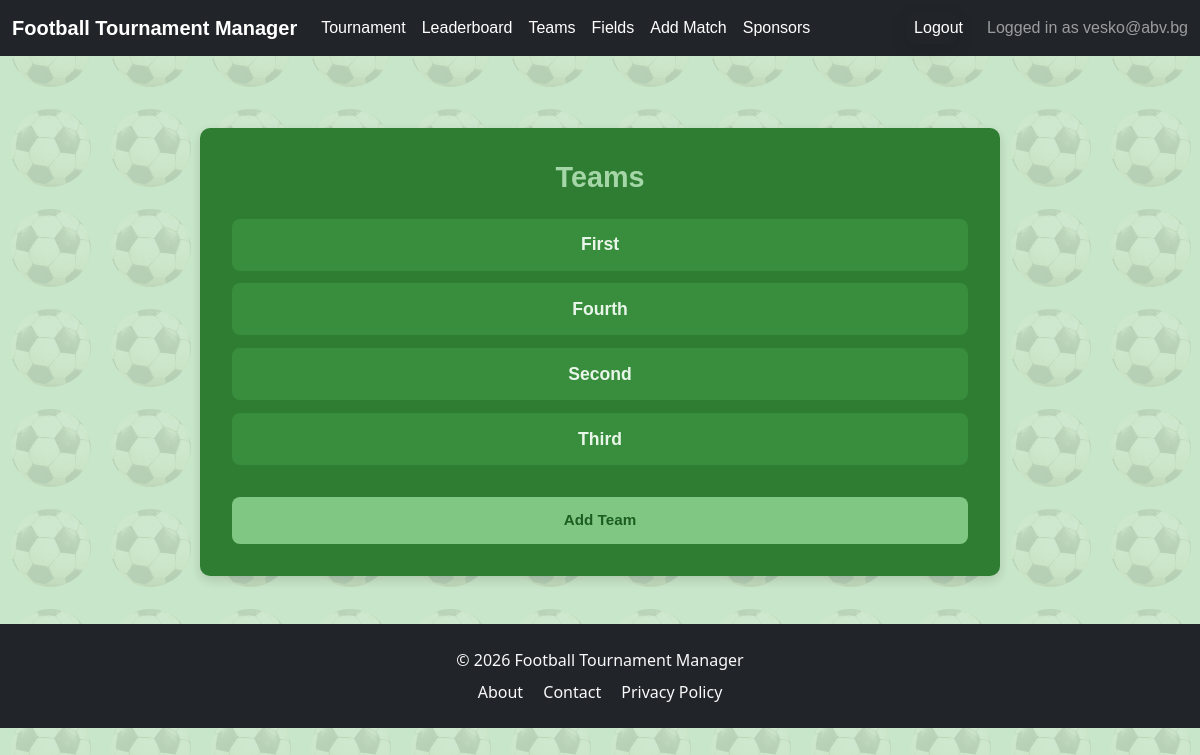
/tournament/24/teams/ (signed in), run on the app's committed database.
### accounts/models.py (models this page shows)
class AppUser(AbstractBaseUser, PermissionsMixin):
    email = models.EmailField(
        unique=True,
    )
    date_joined = models.DateTimeField(
        default=timezone.now
    )
    is_active = models.BooleanField(
        default=True
    )
    is_staff = models.BooleanField(
        default=False
    )
    USERNAME_FIELD = 'email'
    REQUIRED_FIELDS = []
    objects = AppUserManager()
    def __str__(self):
        return self.email

### tournamentapp/models.py (models this page shows, shortened)
class Team(models.Model):
    name = models.CharField(
        max_length=100,
        verbose_name="Team Name",
        )
    tournament = models.ForeignKey(
        Tournament,
        on_delete=models.CASCADE,
        related_name='teams'
    )
    logo = models.ImageField(
        upload_to='team_logos/',
        blank=True,
        null=True,
        verbose_name="Team Logo",
        )
    tournament_points = models.PositiveIntegerField(
        default=0,
        verbose_name="Tournament Points",
        )
    match_points = models.PositiveIntegerField(
        default=0,
        verbose_name="Match Points",
        )
    class Meta:
        unique_together = ('name', 'tournament')

### tournamentapp/views.py (the view)
# urls.py: path('tournament/<int:tournament_id>/teams/', TeamListView.as_view(), name='team-list'),
class TeamListView(LoginRequiredMixin, ListView):
    model = Team
    template_name = 'teams/team_list.html'
    context_object_name = 'teams'
    def get_queryset(self):
        tournament_id = self.kwargs.get('tournament_id')
        tournament = get_object_or_404(Tournament, pk=tournament_id, owner=self.request.user)
        return Team.objects.filter(tournament=tournament).order_by('name')
    def get_context_data(self, **kwargs):
        context = super().get_context_data(**kwargs)
        tournament_id = self.kwargs.get('tournament_id')
        tournament = get_object_or_404(Tournament, pk=tournament_id, owner=self.request.user)
        context['tournament'] = tournament
        return context

### tournamentapp/context_processors.py (called while the page is built)
def current_tournament(request):
    tournament = Tournament.objects.first()
    return {'tournament': tournament}

### tournamentapp/templates/teams/team_list.html
{% extends 'base.html' %}
{% block content %}
<div class="team-list-style">
  <div class="container team-list-container">
      <h1 class="page-title">Teams</h1>
      {% if teams %}
          <ul class="team-list">
              {% for team in teams %}
                  <li class="team-item">
                      <a href="{% url 'team-detail' tournament_id=tournament.id pk=team.pk %}" class="team-link">{{ team.name }}</a>
                  </li>
              {% endfor %}
          </ul>
      {% else %}
          <p>No teams available.</p>
      {% endif %}
      <div class="actions">
          <a href="{% url 'team-create' tournament.id %}" class="btn btn-primary">Add Team</a>
      </div>
  </div>
</div>
{% endblock %}

### tournamentapp/templates/base.html (shortened to what this page needs)
{% load static %}
<!DOCTYPE html>
<html lang="en">
<head>
    <link href="https://cdn.jsdelivr.net/npm/bootstrap@5.3.0/dist/css/bootstrap.min.css" rel="stylesheet" />
    <link rel="stylesheet" type="text/css" href="{% static 'css/styles.css' %}">
</head>
<body class="d-flex flex-column min-vh-100">
    <nav class="navbar navbar-expand-lg navbar-dark bg-dark fixed-top">
        <div class="container-fluid">
                <a class="navbar-brand" href="{% url 'landing-page' %}">Football Tournament Manager</a>
            <div class="collapse navbar-collapse" id="navbarNav">
                <ul class="navbar-nav me-auto">
                    {% if user.is_authenticated and tournament and tournament.owner == user %}
                        <li class="nav-item">
                            <a class="nav-link" href="{% url 'tournament-detail' tournament.id %}">Tournament</a>
                        </li>
                        <li class="nav-item">
                            <a class="nav-link" href="{% url 'leaderboard' tournament.id %}">Leaderboard</a>
                        </li>
                        {% if not tournament.is_finished %}
                            <li class="nav-item">
                                <a class="nav-link" href="{% url 'team-list' tournament.id %}">Teams</a>
                            </li>
                            <li class="nav-item">
                                <a class="nav-link" href="{% url 'field-create' tournament.id %}">Fields</a>
                            </li>
                            <li class="nav-item">
                                <a class="nav-link" href="{% url 'match-create' tournament.id %}">Add Match</a>
                            </li>
                            <li class="nav-item">
                                <a class="nav-link" href="{% url 'sponsor-list' tournament.id %}">Sponsors</a>
                            </li>
                        {% endif %}
                    {% endif %}
                </ul>
                <ul class="navbar-nav ms-auto">
                    {% if user.is_authenticated %}
                        <li class="nav-item logout-form">
                            <form method="post" action="{% url 'logout' %}">
                                <button type="submit" class="logout-button">Logout</button>
                            </form>
                        </li>
                    {% endif %}
                </ul>
            </div>
                {% if user.is_authenticated %}
                        <span class="navbar-text">
                            Logged in as {{ user }}
                        </span>
                {% endif %}
        </div>
    </nav>
    <div class="container flex-grow 1" style="margin-top: 80px;">
        {% block content %}
        {% endblock %}
    </div>
    <footer class="bg-dark text-light py-4">
        <div class="container text-center">
            <p class="mb-2">&copy; {% now "Y" %} Football Tournament Manager</p>
            <div>
                <a href="{% url 'about' %}" class="text-light me-3 text-decoration-none">About</a>
                <a href="{% url 'contact' %}" class="text-light me-3 text-decoration-none">Contact</a>
                <a href="{% url 'privacy-policy' %}" class="text-light text-decoration-none">Privacy Policy</a>
            </div>
        </div>
    </footer>
</body>
</html>

### tournamentapp/static/css/base.css (style rules this page uses)
body::before { content: ""; position: fixed; top: 0; left: 0; width: 100%; height: 100%; background: url("/static/imgs/footnail.png"); background-size: 100px; opacity: 10%; mix-blend-mode: multiply; z-index: -1; }
body { background-color: #c8e6c9; opacity: 99.9%; z-index: -11; }
.page-title { text-align: center; font-size: 1.8rem; font-weight: bold; margin-bottom: 1.5rem; color: #a5d6a7; }

### tournamentapp/static/css/navbar.css (style rules this page uses)
.navbar { font-family: Arial, sans-serif; }
.navbar-brand { font-weight: bold; color: #ffffff !important; font-size: 1.25rem; transition: color 0.2s ease; }
.navbar-nav .nav-link { color: #ffffff; font-weight: 500; transition: color 0.2s ease; }
.logout-form > form { display: flex; align-items: center; margin: 0; padding: 0; border: none; background: transparent; }
.logout-button { background: transparent !important; border: none !important; padding: 0.25rem 0.5rem; margin: 0; font: inherit; color: inherit; cursor: pointer; text-decoration: none; display: inline-flex; align-items: center; transition: color 0.2s ease; }
.navbar-text, .navbar-nav .logout-form { display: flex; align-items: center; margin-left: 1rem; }

### tournamentapp/static/css/tournament_form.css (style rules this page uses)
form { background: #388e3c; width: 80%; max-width: 800px; margin: 50px auto; padding: 30px; border-radius: 12px; box-shadow: 0 6px 18px rgba(0, 0, 0, 0.1); color: #ffffff; transition: transform 0.2s ease, box-shadow 0.2s ease; }
form button { width: 100%; padding: 12px; background: #66bb6a; color: #fff; border: none; border-radius: 8px; font-size: 1rem; font-weight: 600; cursor: pointer; transition: background 0.3s ease, transform 0.2s ease; }

### tournamentapp/static/css/team_form.css (style rules this page uses)
.team-link { color: #a5d6a7; text-decoration: none; transition: color 0.2s, transform 0.2s; display: block; }

### tournamentapp/static/css/team_list.css (style rules this page uses)
.team-list-style .team-list-container { max-width: 800px; margin: 3rem auto; padding: 2rem; background-color: #2e7d32; border-radius: 10px; box-shadow: 0 4px 12px rgba(0,0,0,0.15); color: #e8f5e9; font-family: Arial, sans-serif; }
.team-list-style .team-list-container .team-list { list-style-type: none; padding-left: 0; display: flex; flex-direction: column; gap: 0.8rem; max-height: 60vh; overflow-y: auto; }
.team-list-style .team-list-container .team-item { background-color: #388e3c; text-align: center; padding: 0.8rem 1rem; border-radius: 8px; font-size: 1.1rem; font-weight: bold; color: #e8f5e9; transition: transform 0.2s, background-color 0.2s; }
.team-list-style .team-list-container .team-link { display: block; width: 100%; text-decoration: none; color: inherit; transition: transform 0.2s, color 0.2s; }
.team-list-style .team-list-container .actions { margin-top: 2rem; text-align: center; }
.team-list-style .team-list-container .btn-primary { background-color: #81c784 !important; color: #1b5e20; padding: 0.75rem 1.5rem; border-radius: 8px; font-weight: bold; text-decoration: none; transition: all 0.2s ease-in-out; }

### tournamentapp/static/css/sponsor_form.css (style rules this page uses)
.btn-primary { display: inline-block; width: 100%; padding: 0.6rem; background: #81c784; color: #1b5e20; border: none; border-radius: 4px; font-size: 0.95rem; font-weight: 600; cursor: pointer; }

### data on the page
AppUser: email "vesko@abv.bg"
Team: name "First"
Team: name "Fourth"
Team: name "Second"
Team: name "Third"
